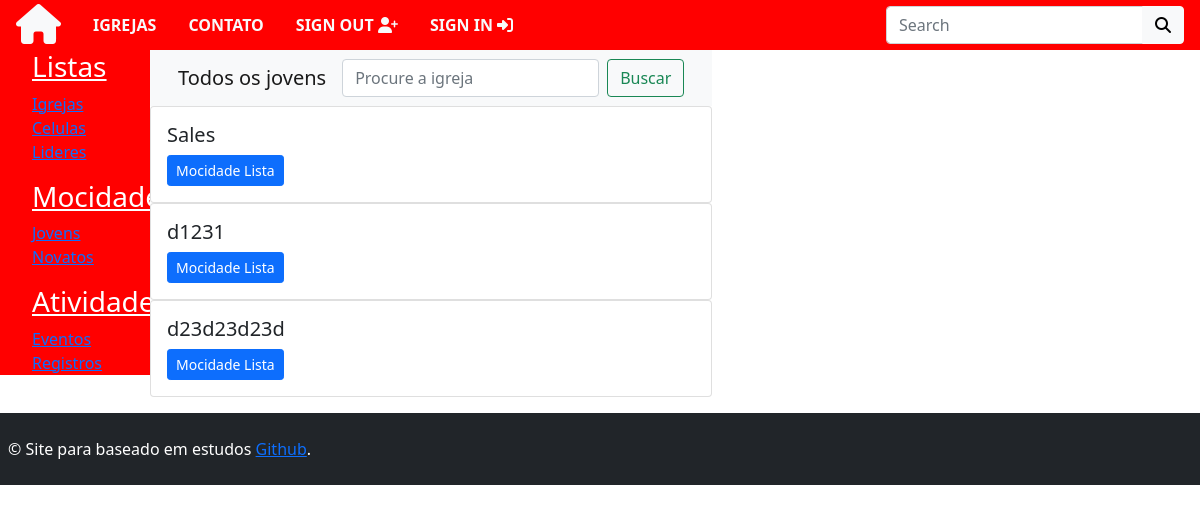
Screenshot of /mocidade/mocidade/ with the database file from the repository.
### apps/igreja/models.py (models this page shows, shortened)
class Igreja(models.Model):
    nome = models.CharField(max_length=200, null=False, blank=False)
    endereco = models.CharField(max_length=200, null=False, blank=False)
    pastor = models.CharField(max_length=150, null=False, blank=False)
    descricao = models.TextField(help_text='fale um pouco sobre a igreja')
    image = StdImageField('Imagem', upload_to=get_file_path,
                          variations={'thumb': {'width': 480, 'height': 480, 'crop': True}}, blank=True, null=True)

### apps/membros/views.py (the view)
# urls.py: path('mocidade/', include('apps.membros.urls')),
def mocidade(request):
    igrejas = Igreja.objects.all()
    ministerios = Ministerio.objects.all()
    context = {
        'ministerios': ministerios,
        'igrejas': igrejas,
    }
    return render(request, 'membros/igrejamocidade.html', context)

### templates/membros/igrejamocidade.html (shortened to what this page needs)
{% extends 'base.html' %}
{% block context %}
<nav class="navbar navbar-expand-lg navbar-light bg-light">
  <div class="container-fluid">
      <a class="navbar-brand" href="{% url 'jovens' %}">Todos os jovens </a>
    <div class="collapse navbar-collapse" id="navbarSupportedContent">
      <form class="d-flex">
        <input class="form-control me-2" type="search" placeholder="Procure a igreja" aria-label="Search">
        <button class="btn btn-outline-success" type="submit">Buscar</button>
      </form>
    </div>
  </div>
</nav>
    {% for igreja in igrejas %}
    <div class="card-deck">
            <div class="card" >
                <div class="card-body">
                    <h5 class="card-title">{{ igreja.nome }}</h5>
                    <a href="{% url 'mocidadelista' igreja.id %}" class="btn btn-primary btn-sm">Mocidade Lista</a>
                </div>
            </div>
    </div>
    {% endfor %}
{% endblock %}

### static/style/style.css (style rules this page uses)
body { height: 100%; }

### rows the page displays
Igreja: nome "Sales"
Igreja: nome "d1231"
Igreja: nome "d23d23d23d"
